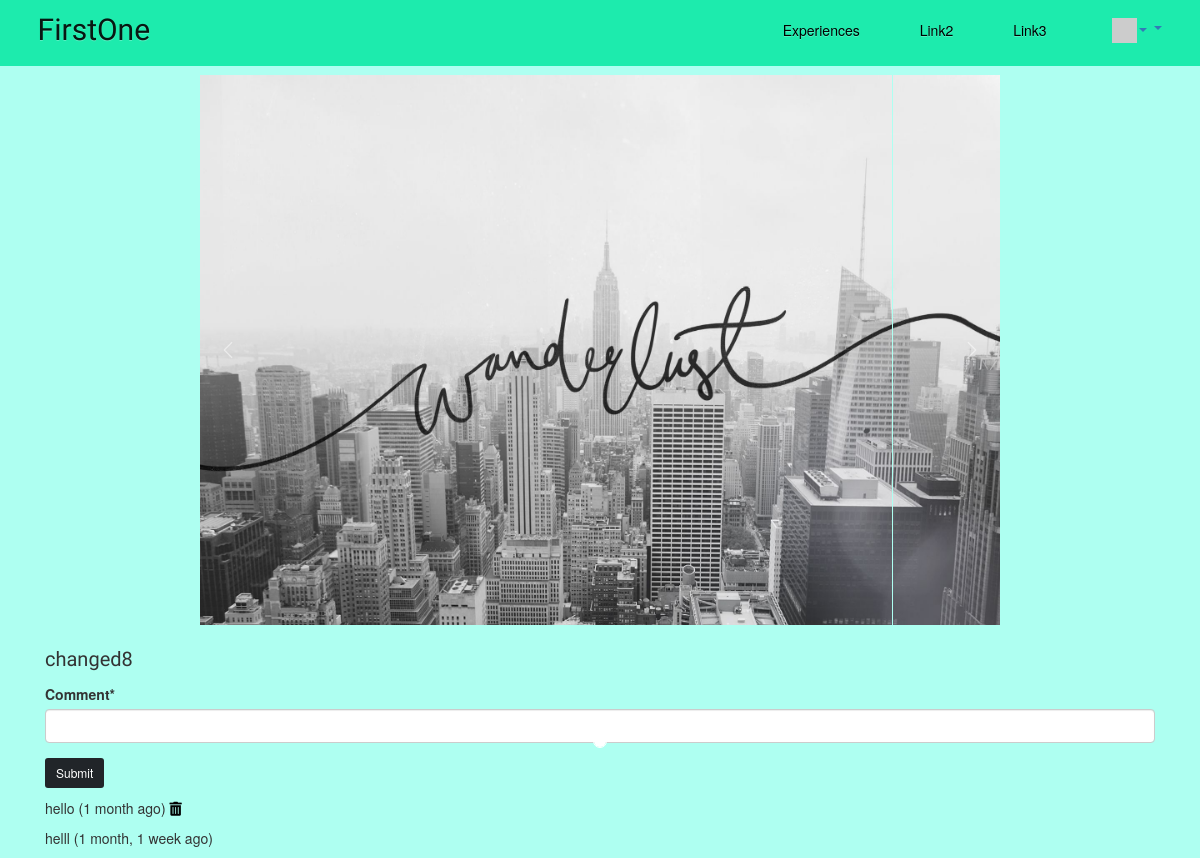
/createexp/exps/7 (signed in), run on the app's committed database.
### createexp/models.py (models this page shows, shortened)
class Images(models.Model):
    post = models.ForeignKey(Post, default=None,on_delete=models.CASCADE)
    image = models.ImageField(upload_to=get_image_filename,
                              verbose_name='Image')

class Post(models.Model):
    user = models.ForeignKey(settings.AUTH_USER_MODEL, on_delete=models.CASCADE)
    title = models.CharField(max_length=128)
    body = models.CharField(max_length=400)
    comments = models.ManyToManyField(settings.AUTH_USER_MODEL, through='Comment', related_name='comments_owned')
    created_at = models.DateTimeField(auto_now_add=True)
    updated_at = models.DateTimeField(auto_now=True)

class Comment(models.Model) :
    text = models.TextField(
        validators=[MinLengthValidator(3, "Comment must be greater than 3 characters")]
    )
    post = models.ForeignKey(Post, on_delete=models.CASCADE)
    user = models.ForeignKey(settings.AUTH_USER_MODEL, on_delete=models.CASCADE)
    created_at = models.DateTimeField(auto_now_add=True)
    updated_at = models.DateTimeField(auto_now=True)

### createexp/views.py (the view)
# urls.py: path('exps/<int:id>', views.DetailView, name='Exp_detail'),
@login_required
def DetailView(request, id):
    post = get_object_or_404(Post, id=id)
    photos = Images.objects.filter(post=post)
    comments = Comment.objects.filter(post=post).order_by('-updated_at')
    comment_form = CommentForm()
    return render(request, 'createexp/Exp_detail.html', {
        'post':post,
        'photos':photos,
        'comments': comments,
        'comment_form': comment_form
    })

### createexp/forms.py
class CommentForm(forms.Form):
    comment = forms.CharField(required=True, max_length=500, min_length=3, strip=True)

### home/context_processors.py (called while the page is built)
def settings(request):
    return {
        'settings': django_settings,
    }

### home/templatetags/app_tags.py (called while the page is built)
@register.filter(name='gravatar')
def gravatar(user, size=35):
    email = str(user.email.strip().lower()).encode('utf-8')
    email_hash = md5(email).hexdigest()
    url = "//www.gravatar.com/avatar/{0}?s={1}&d=identicon&r=PG"
    return url.format(email_hash, size)

### createexp/templates/createexp/Exp_detail.html (shortened to what this page needs)
{% extends "base_menu.html" %}
{% load humanize %}
{% load crispy_forms_tags %}
{% block content %}
<html>
  <head>
    </head>
    <body>
        <div id="carousel-example-1z" class="carousel slide carousel-fade" data-ride="carousel" data-interval="3000">
            <ol class="carousel-indicators" style="margin-bottom: 80px;">
              {% for p in photos %}
                <li data-target="#carousel-example-1z" data-slide-to="{{ forloop.counter0 }}" class="{% if forloop.counter0 == 0 %} active {% endif %}"></li>
              {% endfor %}
              </ol>
            <div class="carousel-inner" role="listbox"  style="margin-top: -25px">
              {% for p in photos %}
              <div class="carousel-item {% if forloop.counter0 == 0 %} active {% endif %}">
                <img class="center-block " src="{{p.image.url}}" alt="First slide"  style="width: 800px; height: 550px;">
              </div>
              {% endfor %}
            <a class="carousel-control-prev" href="#carousel-example-1z" role="button" data-slide="prev" style="margin-left: 100px;">
              <span class="carousel-control-prev-icon" aria-hidden="true"></span>
            </a>
            <a class="carousel-control-next" href="#carousel-example-1z" role="button" data-slide="next" style="margin-right: 100px;">
              <span class="carousel-control-next-icon" aria-hidden="true"></span>
            </a>
          </div>
          <p style= "font-family: Sofia, sans-serif; font-size: 20px; margin-top: 20px;">{{post.body}}</p>
          {% if user.is_authenticated %}
          <p>
            <form method="post" action="{% url 'createexp:comment_create' post.id %}">
              {{ comment_form|crispy }}
              <input type="submit" value="Submit" class="btn btn-dark btn-sm ">
            </form>
          </p>
          {% endif %}
          {% for comment in comments %}
          <p> {{ comment.text }}
            ({{ comment.updated_at|naturaltime }})
            {% if user == comment.user %}
            <a href="{% url 'createexp:comment_delete' comment.id %}"><i class="fa fa-trash" style="color: black;"></i></a>
            {% endif %}
          </p>
          {% endfor %}
    </body>
    {% endblock %}

### home/templates/base_menu.html (shortened to what this page needs)
{% extends "base_bootstrap.html" %}
{% block navbar %}
{% load app_tags %}
<nav class="navbar navbar-expand-lg navbar-light navbar-fixed-top ", style="background-color: #1debad;">
  <div class="container-fluid">
    <div class="navbar-header">
      <a class="navbar-brand" href="/", style="font-family: Sofia, sans-serif;font-size: 30px;margin-right: 600px">FirstOne</a>
      </div>
      <ul class="navbar-nav">
        <li class="nav-item"><a class="nav-link" href="{% url 'createexp:Exp_list' %}", style="color: black;">Experiences</a></li>
        <li class="nav-item"><a class="nav-link" href="#", style="color: black;">Link2</a></li>
        <li class="nav-item"><a class="nav-link" href="#", style="color: black;">Link3</a></li>
      </ul>
      {%if user.is_authenticated%}
      <div class = "dropdown">
        <li class="dropdown " style="list-style-type: none;">
          <a href="#" data-toggle="dropdown" class="dropdown-toggle ">
            <img style="width: 25px;" src="{{ user|gravatar:60 }}"/><b class="caret"></b>
          </a>
        </li>
      </div>
      {%endif%}
    </div>
  </nav>
  {%endblock%}

### home/templates/base_bootstrap.html (shortened to what this page needs)
<!DOCTYPE html>
<html>
<head>
<link rel="stylesheet" href="https://maxcdn.bootstrapcdn.com/bootstrap/3.4.1/css/bootstrap.min.css">
<link rel="stylesheet" href="https://maxcdn.bootstrapcdn.com/bootstrap/4.5.2/css/bootstrap.min.css">
<link href="https://cdn.jsdelivr.net/npm/bootstrap@5.0.0-beta2/dist/css/bootstrap.min.css" rel="stylesheet">
<link rel="stylesheet"
    href="https://maxcdn.bootstrapcdn.com/bootstrap/3.4.0/css/bootstrap.min.css"
>
<link rel="stylesheet"
    href="https://maxcdn.bootstrapcdn.com/bootstrap/3.4.0/css/bootstrap-theme.min.css"
>
<link rel="stylesheet"
    href="https://code.jquery.com/ui/1.12.1/themes/ui-lightness/jquery-ui.css"
>
<link rel="stylesheet" href="https://use.fontawesome.com/releases/v5.8.1/css/all.css">
<link rel="stylesheet" href="https://use.fontawesome.com/releases/v5.8.1/css/v4-shims.css">
</head>
<body>
<div class="container">
{% block navbar %} {% endblock %}
{% block content %}
{% endblock %}
</div>
</body>
</html>

### home/templates/base_menu.html (style rules this page uses)
.navbar { padding-bottom: 10px; }
.nav-item { margin-right: 50px; }

### createexp/templates/createexp/Exp_detail.html (style rules this page uses)
body { background-color: #aefff1; margin-top: 100px; }

### data on the page
Images: image (picture)
Post: body "changed8"
Comment: text "hello", updated_at "1 month ago"
Comment: text "helll", updated_at "1 month, 1 week ago"
